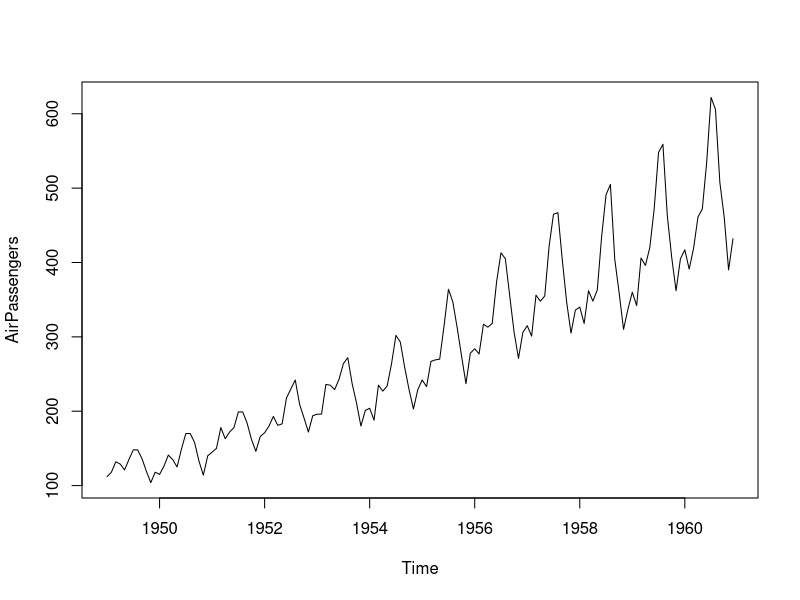
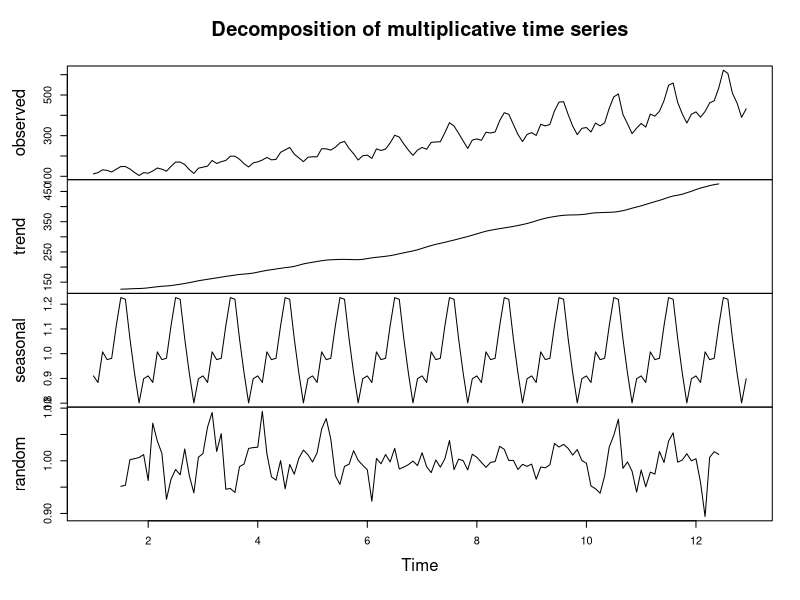
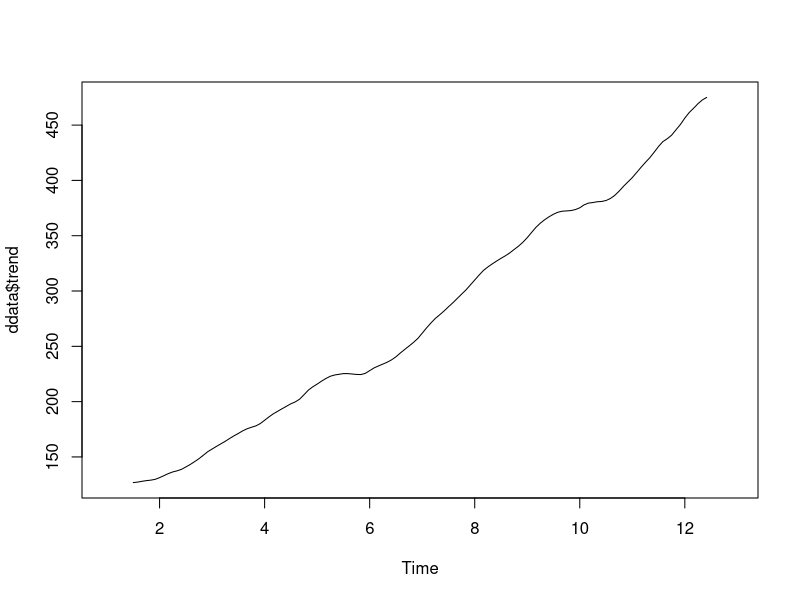
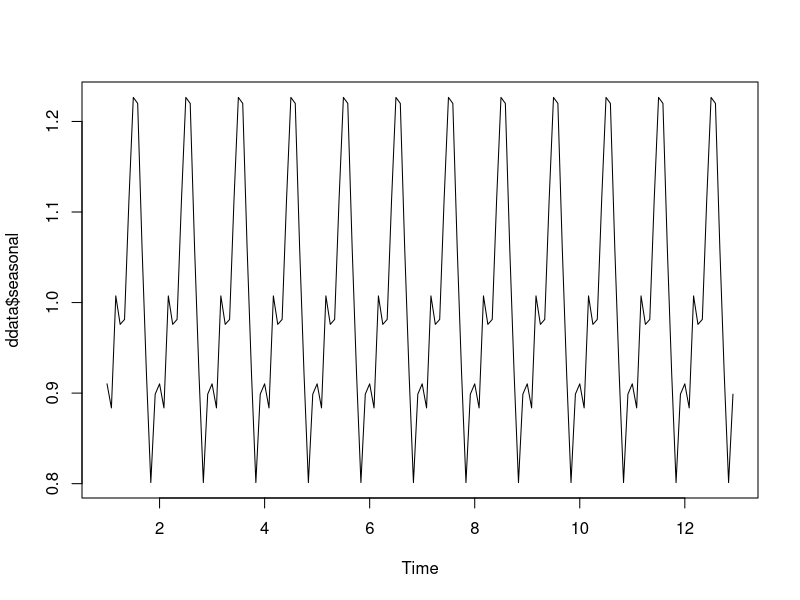
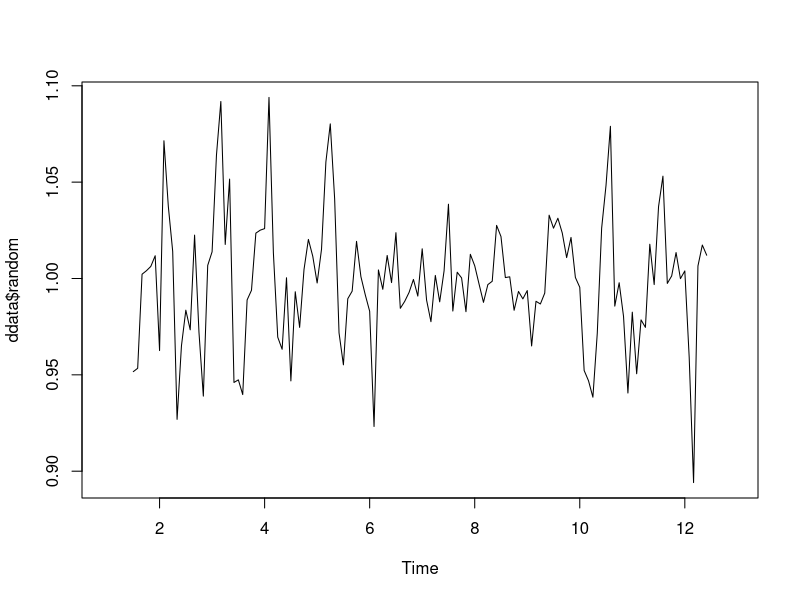
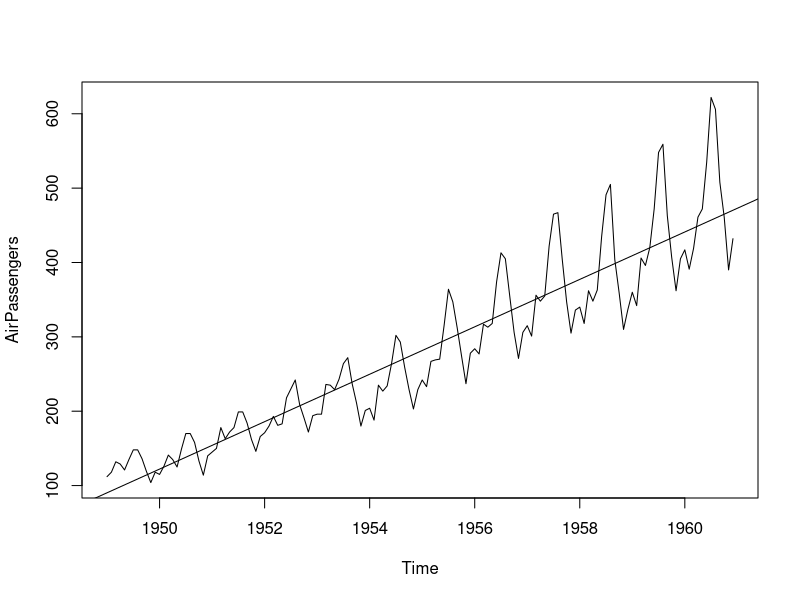
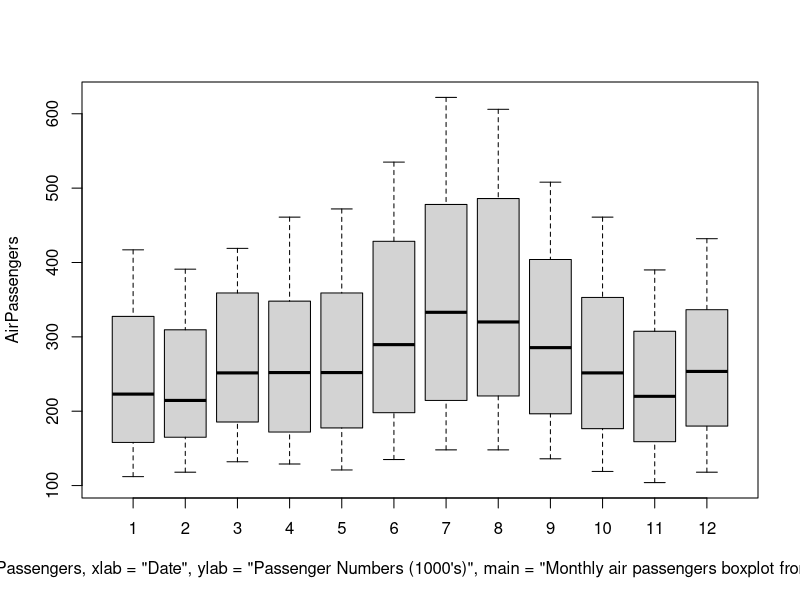
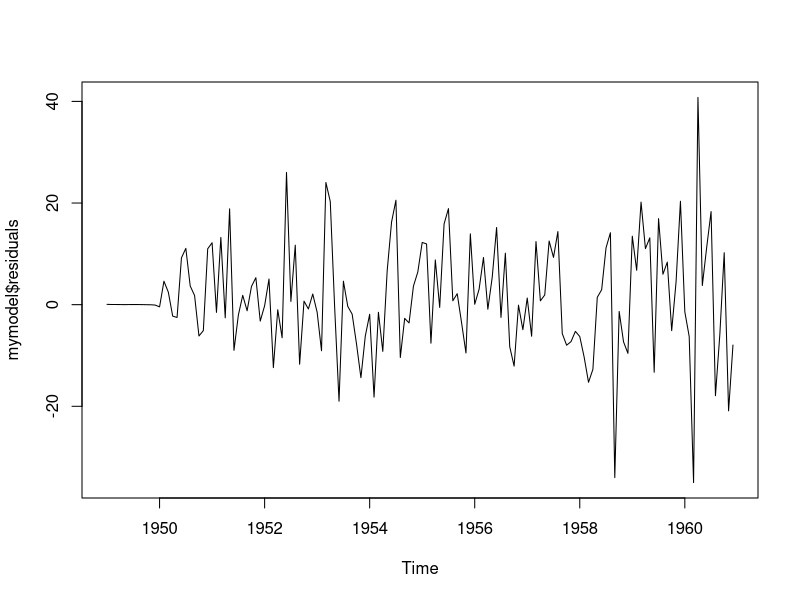

Write R code to recreate these figures, in order.
#install.packages('forecast')
library(forecast)

data("AirPassengers")
class(AirPassengers)

print(AirPassengers)

start(AirPassengers)
end(AirPassengers)

sum(is.na(AirPassengers))
summary(AirPassengers)
plot(AirPassengers)

tsdata <- ts(AirPassengers, frequency = 12) 
ddata <- decompose(tsdata, "multiplicative")
plot(ddata)

plot(ddata$trend)
plot(ddata$seasonal)
plot(ddata$random)

plot(AirPassengers)
abline(reg=lm(AirPassengers~time(AirPassengers)))

boxplot(AirPassengers~cycle(AirPassengers, xlab="Date", ylab = "Passenger Numbers (1000's)", main = "Monthly air passengers boxplot from 1949-1960"))

mymodel <- auto.arima(AirPassengers)
mymodel

#mymodel<-auto.arima(AirPassengers,ic="aic",trace=TRUE)


plot.ts(mymodel$residuals)

myforecast <- forecast(mymodel, level=c(95), h=10*12)
plot(myforecast)

Box.test(mymodel$resid, lag=5, type="Ljung-Box")
Box.test(mymodel$resid, lag=10, type="Ljung-Box")
Box.test(mymodel$resid, lag=15, type="Ljung-Box")
